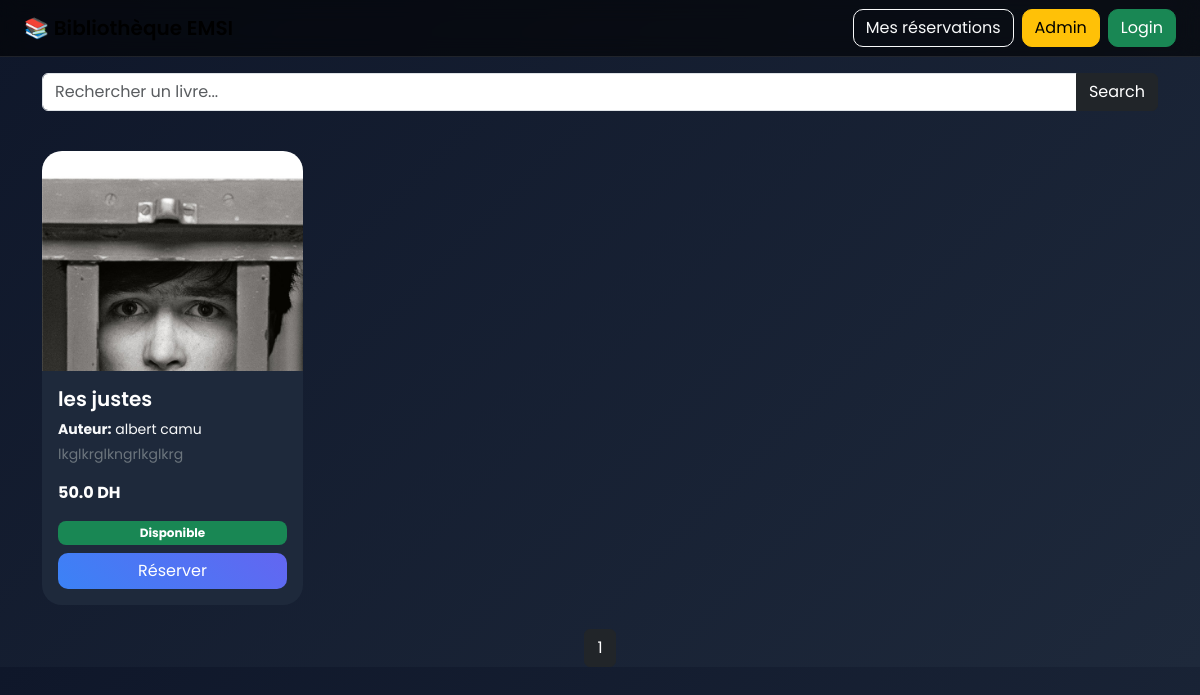
The app's page /, older data.
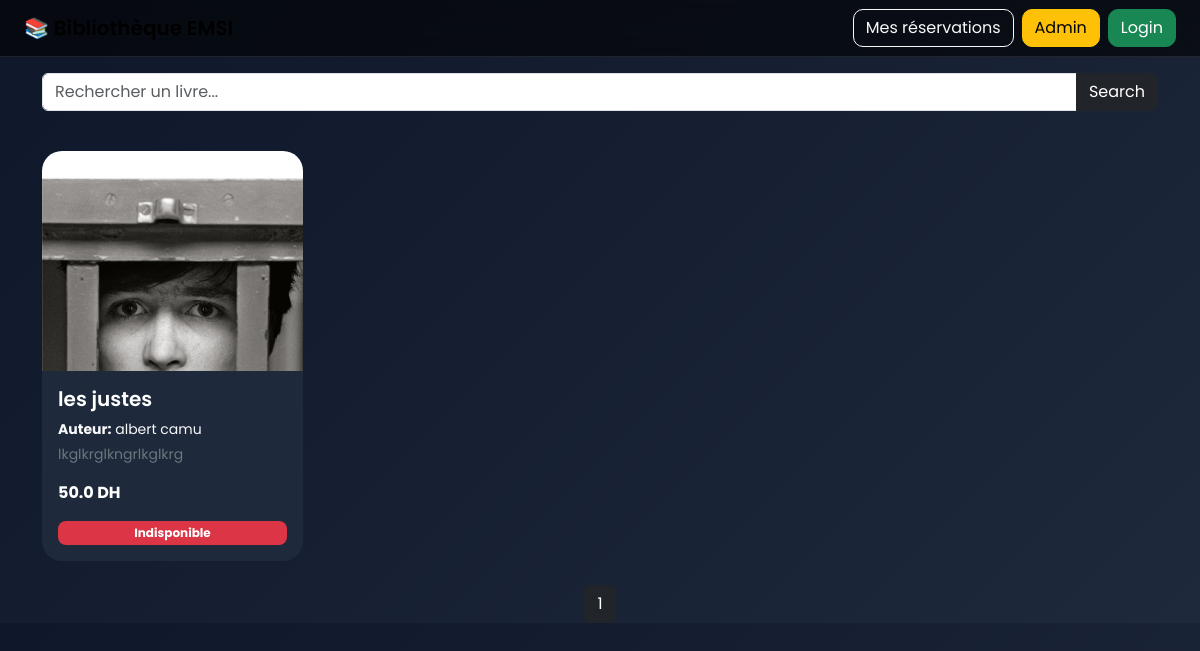
The same page, newer data.
### gestion/models.py (models this page shows, shortened)
class Livre(models.Model):
    titre = models.CharField(max_length=200)
    auteur = models.CharField(max_length=100)
    categorie = models.CharField(max_length=100)
    prix = models.FloatField()
    resume = models.TextField()
    image = models.ImageField(upload_to='livres/', null=True, blank=True)
    disponible = models.BooleanField(default=True)

### gestion/views.py (the view)
# urls.py: path('', views.shop, name='shop'),
def shop(request):
    query = request.GET.get('q')
    livres_list = Livre.objects.all()
    if query:
        livres_list = livres_list.filter(titre__icontains=query)
    paginator = Paginator(livres_list, 6)
    page = request.GET.get('page')
    livres = paginator.get_page(page)
    return render(request, 'shop.html', {'livres': livres})

### gestion/templates/shop.html (shortened to what this page needs)
<!DOCTYPE html>
<html>
  <head>
    <link
      href="https://cdn.jsdelivr.net/npm/bootstrap@5.3.0/dist/css/bootstrap.min.css"
      rel="stylesheet"
    />
  </head>
  <body>
    <nav class="navbar navbar-expand-lg px-4">
      <span class="navbar-brand">📚 Bibliothèque EMSI</span>
      <div class="ms-auto d-flex align-items-center gap-2">
        <a href="{% url 'mes_reservations' %}" class="btn btn-outline-light">
          Mes réservations
        </a>
        <a href="/admin" class="btn btn-warning">Admin</a>
        {% if user.is_authenticated %}
        <span class="text-white ms-3">👋 {{ user.username }}</span>
        <a href="/accounts/logout/" class="btn btn-danger">Logout</a>
        {% else %}
        <a href="/accounts/login/" class="btn btn-success">Login</a>
        {% endif %}
      </div>
    </nav>
    <div class="container mt-3">
    <form method="GET">
        <div class="input-group">
            <input type="text" name="q" class="form-control" placeholder="Rechercher un livre...">
            <button class="btn btn-dark">Search</button>
        </div>
    </form>
</div>
    <div class="container">
      <div class="row g-4">
        {% for livre in livres %}
        <div class="col-md-4 col-lg-3">
          <div class="card h-100">
            {% if livre.image %}
            <img src="{{ livre.image.url }}" height="220" />
            {% else %}
            <img src="https://via.placeholder.com/300x250" height="220" />
            {% endif %}
            <div class="card-body d-flex flex-column">
              <h5 class="card-title">{{ livre.titre }}</h5>
              <p class="text-light small mb-1">
                <strong>Auteur:</strong> {{ livre.auteur }}
              </p>
              <p class="text-secondary small">
                {{ livre.resume|truncatewords:12 }}
              </p>
              <p class="mt-auto fw-bold">{{ livre.prix }} DH</p>
              {% if livre.disponible %}
              <span class="badge bg-success mb-2">Disponible</span>
              <a
                href="{% url 'reserver_livre' livre.id %}"
                class="btn btn-primary w-100"
              >
                Réserver
              </a>
              {% else %}
              <span class="badge bg-danger">Indisponible</span>
              {% endif %}
            </div>
          </div>
        </div>
        {% endfor %}
      </div>
    </div>
    <div class="d-flex justify-content-center mt-4">
    <span class="btn btn-dark">{{ livres.number }}</span>
</div>
  </body>
</html>

Row changes from the older to the newer data that the page shows:
changed Livre "les justes": disponible "Disponible Réserver" → "Indisponible"
